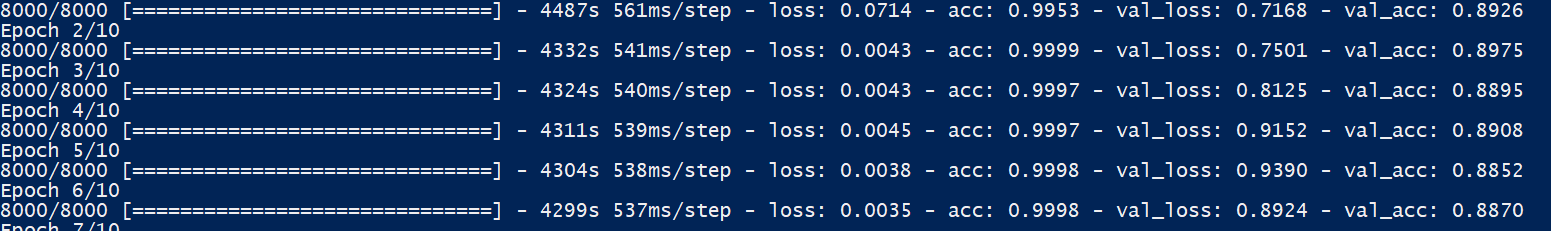
#> input picture CNN-4.modepic.PNG, 1551 x 231 px
$ python feature_extraction.py CNN-4.modepic.PNG   (Python 2 division)   (older library calls are emulated)
#> lines starting #> are read from the running program, lines starting #| are printed output that depends on the picture; after the words box and inside, x2 and y2 are one past the last pixel; in counts of white or black regions, pixels touching at a corner belong together
import cv2
import numpy as np

class Contour:
    ''' Provides detailed parameter informations about a contour

        Create a Contour instant as follows: c = Contour(src_img, contour)
                where src_img should be grayscale image.

        Attributes:

        c.area -- gives the area of the region
        c.parameter -- gives the perimeter of the region
        c.moments -- gives all values of moments as a dict
        c.centroid -- gives the centroid of the region as a tuple (x,y)
        c.bounding_box -- gives the bounding box parameters as a tuple => (x,y,width,height)
        c.bx,c.by,c.bw,c.bh -- corresponds to (x,y,width,height) of the bounding box
        c.aspect_ratio -- aspect ratio is the ratio of width to height
        c.equi_diameter -- equivalent diameter of the circle with same as area as that of region
        c.extent -- extent = contour area/bounding box area
        c.convex_hull -- gives the convex hull of the region
        c.convex_area -- gives the area of the convex hull
        c.solidity -- solidity = contour area / convex hull area
        c.center -- gives the center of the ellipse
        c.majoraxis_length -- gives the length of major axis
        c.minoraxis_length -- gives the length of minor axis
        c.orientation -- gives the orientation of ellipse
        c.eccentricity -- gives the eccentricity of ellipse
        c.filledImage -- returns the image where region is white and others are black
        c.filledArea -- finds the number of white pixels in filledImage
        c.convexImage -- returns the image where convex hull region is white and others are black
        c.pixelList -- array of indices of on-pixels in filledImage
        c.maxval -- corresponds to max intensity in the contour region
        c.maxloc -- location of max.intensity pixel location
        c.minval -- corresponds to min intensity in the contour region
        c.minloc -- corresponds to min.intensity pixel location
        c.meanval -- finds mean intensity in the contour region
        c.leftmost -- leftmost point of the contour
        c.rightmost -- rightmost point of the contour
        c.topmost -- topmost point of the contour
        c.bottommost -- bottommost point of the contour
        c.distance_image((x,y)) -- return the distance (x,y) from the contour.
        c.distance_image() -- return the distance image where distance to all points on image are calculated
        '''
    def __init__(self,img,cnt):
        self.img = img
        self.cnt = cnt
        self.size = len(cnt)

        # MAIN PARAMETERS

        #Contour.area - Area bounded by the contour region'''
        self.area = cv2.contourArea(self.cnt)

        # contour perimeter
        self.perimeter = cv2.arcLength(cnt,True)

        # centroid
        self.moments = cv2.moments(cnt)
        if self.moments['m00'] != 0.0:
            self.cx = self.moments['m10']/self.moments['m00']
            self.cy = self.moments['m01']/self.moments['m00']
            self.centroid = (self.cx,self.cy)
        else:
            self.centroid = "Region has zero area"

        # bounding box
        self.bounding_box=cv2.boundingRect(cnt)
        (self.bx,self.by,self.bw,self.bh) = self.bounding_box

        # aspect ratio
        self.aspect_ratio = self.bw/float(self.bh)

        # equivalent diameter
        self.equi_diameter = np.sqrt(4*self.area/np.pi)

        # extent = contour area/boundingrect area
        self.extent = self.area/(self.bw*self.bh)


        ### CONVEX HULL ###

        # convex hull
        self.convex_hull = cv2.convexHull(cnt)

        # convex hull area
        self.convex_area = cv2.contourArea(self.convex_hull)

        # solidity = contour area / convex hull area
        self.solidity = self.area/float(self.convex_area)


        ### ELLIPSE  ###

        self.ellipse = cv2.fitEllipse(cnt)

        # center, axis_length and orientation of ellipse
        (self.center,self.axes,self.orientation) = self.ellipse

        # length of MAJOR and minor axis
        self.majoraxis_length = max(self.axes)
        self.minoraxis_length = min(self.axes)

        # eccentricity = sqrt( 1 - (ma/MA)^2) --- ma= minor axis --- MA= major axis
        self.eccentricity = np.sqrt(1-(self.minoraxis_length/self.majoraxis_length)**2)


        ### CONTOUR APPROXIMATION ###

        self.approx = cv2.approxPolyDP(cnt,0.02*self.perimeter,True)


        ### EXTRA IMAGES ###

        # filled image :- binary image with contour region white and others black
        self.filledImage = np.zeros(self.img.shape[0:2],np.uint8)
        cv2.drawContours(self.filledImage,[self.cnt],0,255,-1)

        # area of filled image
        filledArea = cv2.countNonZero(self.filledImage)

        # pixelList - array of indices of contour region
        self.pixelList = np.transpose(np.nonzero(self.filledImage))

        # convex image :- binary image with convex hull region white and others black
        self.convexImage = np.zeros(self.img.shape[0:2],np.uint8)
        cv2.drawContours(self.convexImage,[self.convex_hull],0,255,-1)


        ### PIXEL PARAMETERS

        # mean value, minvalue, maxvalue
        self.minval,self.maxval,self.minloc,self.maxloc = cv2.minMaxLoc(self.img,mask = self.filledImage)
        self.meanval = cv2.mean(self.img,mask = self.filledImage)


        ### EXTREME POINTS ###

        # Finds the leftmost, rightmost, topmost and bottommost points
        self.leftmost = tuple(self.cnt[self.cnt[:,:,0].argmin()][0])
        self.rightmost = tuple(self.cnt[self.cnt[:,:,0].argmax()][0])
        self.topmost = tuple(self.cnt[self.cnt[:,:,1].argmin()][0])
        self.bottommost = tuple(self.cnt[self.cnt[:,:,1].argmax()][0])
        self.extreme = (self.leftmost,self.rightmost,self.topmost,self.bottommost)

    ### DISTANCE CALCULATION

    def distance_image(self,point=None):

        '''find the distance between a point and adjacent point on contour specified. Point should be a tuple or list (x,y)
            If no point is given, distance to all point is calculated and distance image is returned'''
        if type(point) == tuple:
            if len(point)==2:
                self.dist = cv2.pointPolygonTest(self.cnt,point,True)
                return self.dist
        else:
            dst = np.empty(self.img.shape)
            for i in xrange(self.img.shape[0]):
                for j in xrange(self.img.shape[1]):
                    dst.itemset(i,j,cv2.pointPolygonTest(self.cnt,(j,i),True))

            dst = dst+127
            dst = np.uint8(np.clip(dst,0,255))

            # plotting using palette method in numpy
            palette = []
            for i in xrange(256):
                if i<127:
                    palette.append([2*i,0,0])
                elif i==127:
                    palette.append([255,255,255])
                elif i>127:
                    l = i-128
                    palette.append([0,0,255-2*l])
            palette = np.array(palette,np.uint8)
            self.h2 = palette[dst]
            return self.h2


#### DEMO ######
if __name__=='__main__':

    import sys
    if len(sys.argv)>1:
        image = sys.argv[1]
    else:
        image = 'new.bmp'
        print "Usage : python contourfeatures.py <image_file>"

    im = cv2.imread(image)
#> im is the input picture: shape (231, 1551, 3); mean B, G, R 100.3, 54.7, 23.3
    imgray = cv2.cvtColor(im,cv2.COLOR_BGR2GRAY)
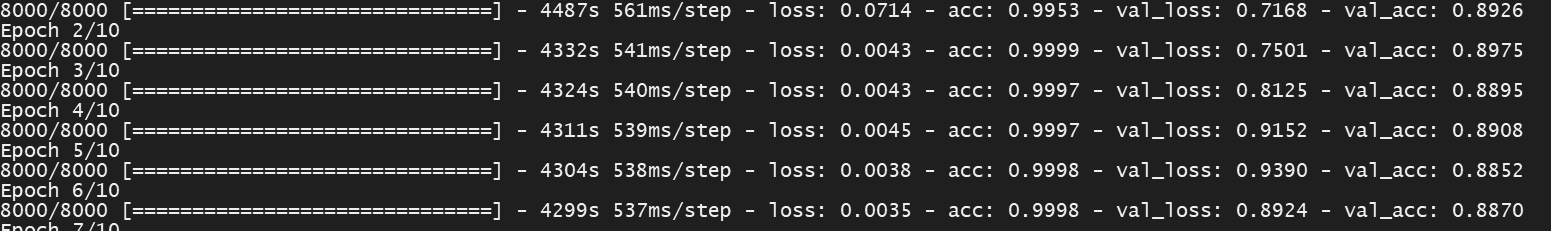
#> imgray: shape (231, 1551); min 31, max 238, mean 50.3
    thresh = cv2.adaptiveThreshold(imgray,255,0,1,11,2)
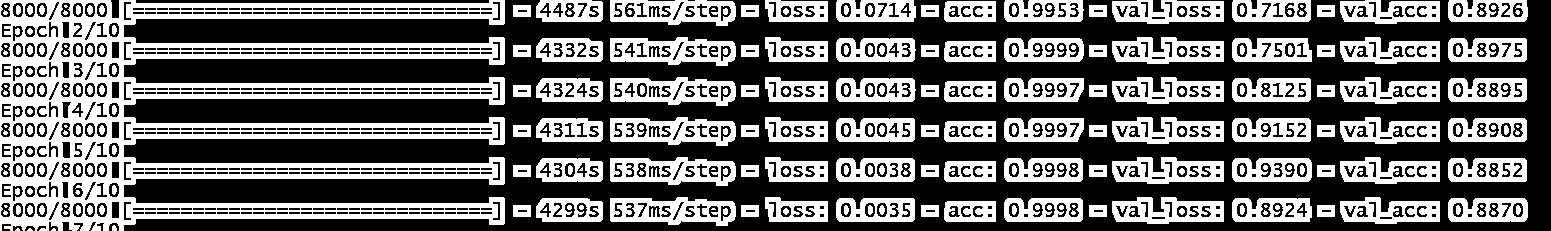
#> thresh: shape (231, 1551); 40.3% white; 345 white regions (114 under 20 px)
    image,contours, hierarchy = cv2.findContours(thresh,cv2.RETR_TREE,cv2.CHAIN_APPROX_SIMPLE)
#> contours = 1270 contours, 216 with area under 20; largest, box (x1, y1, x2, y2) and area: (0, 0, 505, 231) 63816, (610, 197, 736, 226) 2756, (610, 157, 736, 186) 2752, (610, 77, 736, 106) 2750, (610, 117, 736, 146) 2749
    k = 1000
    for cnt in contours:

        # first shows the original image
        im2 = im.copy()
        c = Contour(imgray,cnt)
        print c.leftmost,c.rightmost
        cv2.putText(im2,'original image',(20,20), cv2.FONT_HERSHEY_PLAIN, 1.0,(0,255,0))
        cv2.imshow('image',im2)
        if cv2.waitKey(k)==27:
            break

        im2 = im.copy()

        # Now shows original contours, approximated contours, convex hull
        cv2.drawContours(im2,[cnt],0,(0,255,0),4)
        string1 = 'green : original contour'
        cv2.putText(im2,string1,(20,20), cv2.FONT_HERSHEY_PLAIN, 1.0,(0,255,0))
        cv2.imshow('image',im2)
        if cv2.waitKey(k)==27:
            break

        approx = c.approx
        cv2.drawContours(im2,[approx],0,(255,0,0),2)
        string2 = 'blue : approximated contours'
        cv2.putText(im2,string2,(20,40), cv2.FONT_HERSHEY_PLAIN, 1.0,(0,255,0))
        cv2.imshow('image',im2)
        if cv2.waitKey(k)==27:
            break

        hull = c.convex_hull
        cv2.drawContours(im2,[hull],0,(0,0,255),2)
        string3 = 'red : convex hull'
        cv2.putText(im2,string3,(20,60), cv2.FONT_HERSHEY_PLAIN, 1.0,(0,255,0))
        cv2.imshow('image',im2)
        if cv2.waitKey(k)==27:
            break

        im2 = im.copy()

        # Now mark centroid and bounding box on image
        (cx,cy) = c.centroid
        cv2.circle(im2,(int(cx),int(cy)),5,(0,255,0),-1)
        cv2.putText(im2,'green : centroid',(20,20), cv2.FONT_HERSHEY_PLAIN, 1.0,(0,255,0))

        (x,y,w,h) = c.bounding_box
        cv2.rectangle(im2,(x,y),(x+w,y+h),(0,0,255))
        cv2.putText(im2,'red : bounding rectangle',(20,40), cv2.FONT_HERSHEY_PLAIN, 1.0,(0,255,0))

        (center , axis, angle) = c.ellipse
        cx,cy = int(center[0]),int(center[1])
        ax1,ax2 = int(axis[0]),int(axis[1])
        orientation = int(angle)
        cv2.ellipse(im2,(cx,cy),(ax1,ax2),orientation,0,360,(255,255,255),3)
        cv2.putText(im2,'white : fitting ellipse',(20,60), cv2.FONT_HERSHEY_PLAIN, 1.0,(255,255,255))

        cv2.circle(im2,c.leftmost,5,(0,255,0),-1)
        cv2.circle(im2,c.rightmost,5,(0,255,0))
        cv2.circle(im2,c.topmost,5,(0,0,255),-1)
        cv2.circle(im2,c.bottommost,5,(0,0,255))
        cv2.imshow('image',im2)
        if cv2.waitKey(k)==27:
            break


        # Now shows the filled image, convex image, and distance image
        filledimage = c.filledImage
        cv2.putText(filledimage,'filledImage',(20,20), cv2.FONT_HERSHEY_PLAIN, 1.0,255)
        cv2.imshow('image',filledimage)
        if cv2.waitKey(k)==27:
            break

        conveximage = c.convexImage
        cv2.putText(conveximage,'convexImage',(20,20), cv2.FONT_HERSHEY_PLAIN, 1.0,255)
        cv2.imshow('image',conveximage)
        if cv2.waitKey(k)==27:
            break

        distance_image = c.distance_image()
        cv2.imshow('image',distance_image)
        cv2.putText(distance_image,'distance_image',(20,20), cv2.FONT_HERSHEY_PLAIN, 1.0,(255,255,255))
        if cv2.waitKey(k)==27:
            break
#> this loop made 1 pass; (key Esc is pressed on pass 1)
#| (51, 230) (55, 230)

cv2.destroyAllWindows()
